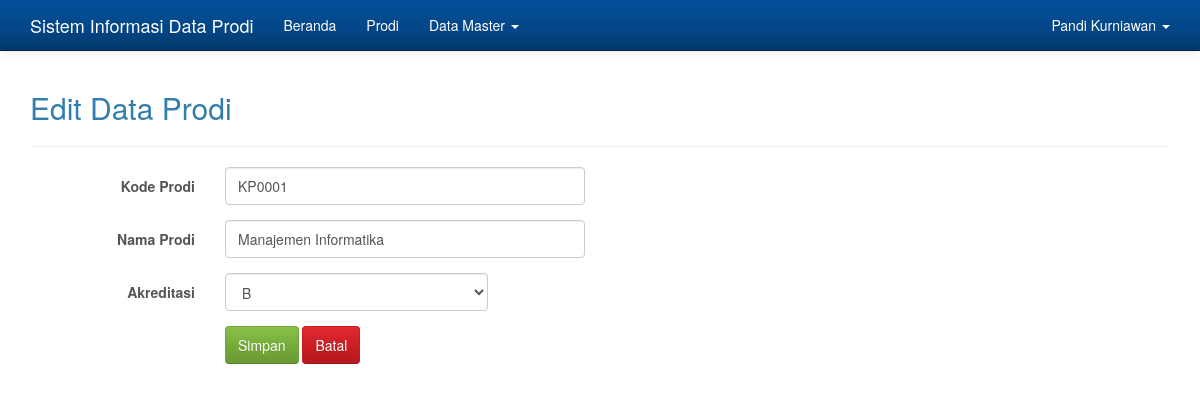
The page /admin/admin.php?hlm=prodi&aksi=edit&idprodi=13 (signed in) on the database its author committed.
### tables this page shows
CREATE TABLE `dt_prodi` (
  `idprodi` int(11) NOT NULL,
  `kdprodi` varchar(6) NOT NULL,
  `nmprodi` varchar(70) NOT NULL,
  `akreditasi` enum('A','B','C','-') NOT NULL
);

### admin/prodi_edit.php (the view, shortened to what this page needs)
<?php
if( empty( $_SESSION['id_user'] ) ){
	$_SESSION['err'] = '<strong>ERROR!</strong> Anda harus login terlebih dahulu.';
	header('Location: ./');
	die();
} else {
	if( isset( $_REQUEST['submit'] )){
		$id_prodi = $_REQUEST['idprodi'];
		$kdprodi = $_REQUEST['kdprodi'];
		$nmprodi = $_REQUEST['nmprodi'];
		$akreditasi = $_REQUEST['akreditasi'];
		$sql = mysqli_query($koneksi, "UPDATE dt_prodi SET kdprodi='$kdprodi', nmprodi='$nmprodi', akreditasi='$akreditasi' WHERE idprodi='$id_prodi'");
		if($sql == true){
			header('Location: ./admin.php?hlm=prodi');
			die();
		} else {
			echo 'ERROR! Periksa penulisan querynya.';
		}
	} else {
		$id_prodi = $_REQUEST['idprodi'];
		$sql = mysqli_query($koneksi, "SELECT * FROM dt_prodi WHERE idprodi='$id_prodi'");
		while($row = mysqli_fetch_array($sql)){
?>
<h2>Edit Data Prodi</h2>
<hr>
<form method="post" action="" class="form-horizontal" role="form">
	<div class="form-group">
		<label for="kdprodi" class="col-sm-2 control-label">Kode Prodi</label>
		<div class="col-sm-4">
			<input type="text" class="form-control" id="kdprodi" value="<?php echo $row['kdprodi']; ?>" name="kdprodi" placeholder="Kode Prodi" required>
		</div>
	</div>
	<div class="form-group">
		<label for="nmprodi" class="col-sm-2 control-label">Nama Prodi</label>
		<div class="col-sm-4">
			<input type="text" class="form-control" id="nmprodi" value="<?php echo $row['nmprodi']; ?>" name="nmprodi" placeholder="Nama Prodi" required>
		</div>
	</div>
	<div class="form-group">
		<label for="akreditasi" class="col-sm-2 control-label">Akreditasi</label>
		<div class="col-sm-3">
			<select name="akreditasi" class="form-control" required>
				<option value="<?php echo $row['akreditasi']?>">
				<?php
					$akreditasi = $row['akreditasi'];
					if($akreditasi == "A"){
						echo 'A';
					}else if($akreditasi == "B"){
						echo 'B';
					}else if($akreditasi == "C"){
						echo 'C';
					}else {
						echo '-';
					}
				?>
				</option>
			</select>
		</div>
	</div>
	<div class="form-group">
		<div class="col-sm-offset-2 col-sm-10">
			<button type="submit" name="submit" class="btn btn-success">Simpan</button>
			<a href="./admin.php?hlm=prodi" class="btn btn-danger">Batal</a>
		</div>
	</div>
</form>
<?php
	}
	}
}
?>

### admin/admin.php (style rules this page uses)
body { min-height: 200px; padding-top: 70px; }

### rows shown on the page
dt_prodi: kdprodi "KP0001", nmprodi "Manajemen Informatika", akreditasi "B"

### other values the page prints
$_SESSION['nama'] "Pandi Kurniawan"
